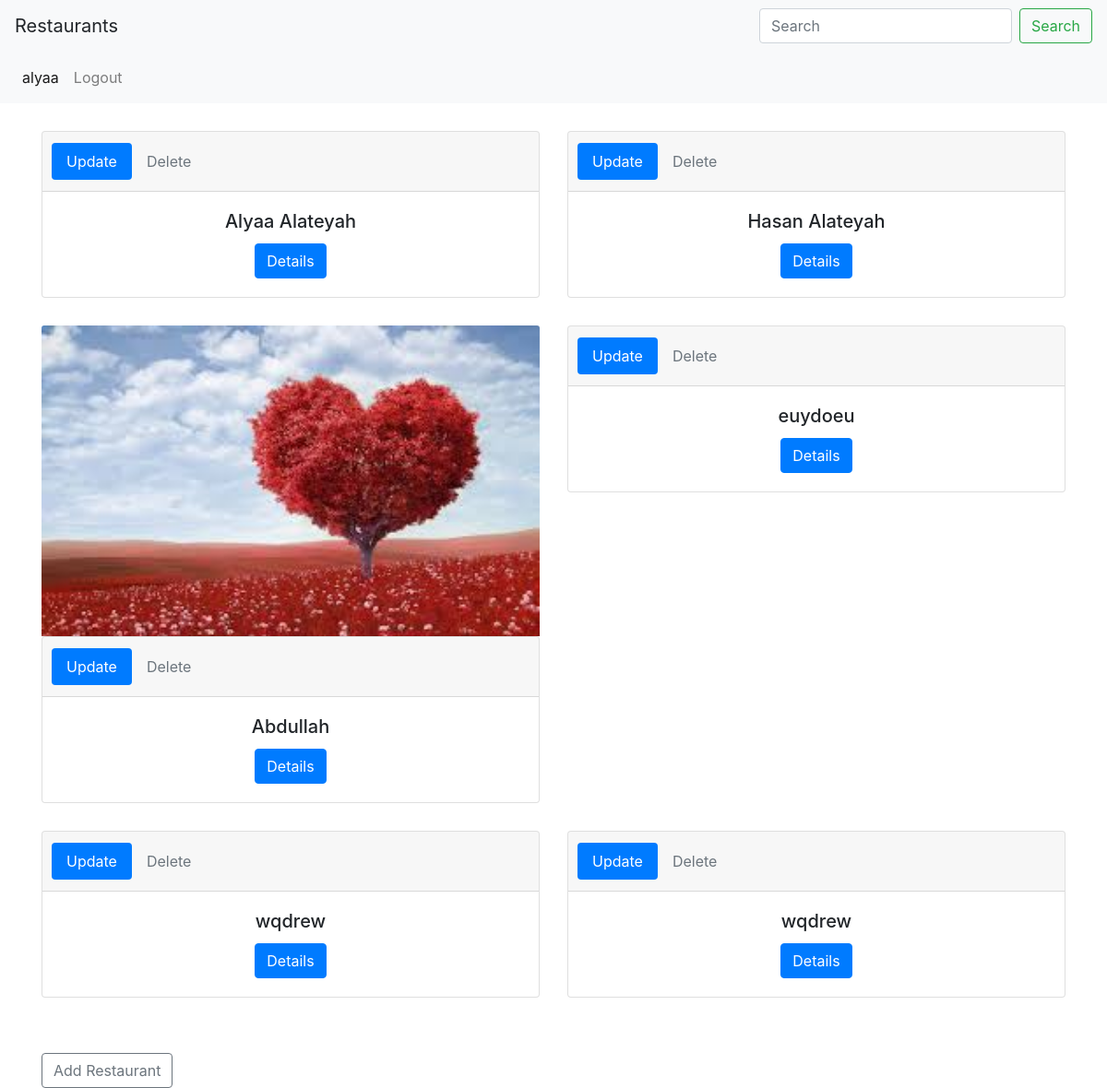
The page /restaurants/ (signed in) on the database its author committed.
### restaurants/models.py (models this page shows, shortened)
class Restaurant(models.Model):
	name = models.CharField(max_length=200)
	description = models.TextField(max_length=500)
	image = models.ImageField(null=True, blank=True)
	opening_time = models.TimeField()
	closing_time = models.TimeField()
	owner = models.ForeignKey(User, on_delete=models.CASCADE, null=True)

### restaurants/views.py (the view)
# urls.py: path('restaurants/', views.list, name="restaurant_list"),
def list(request):
	if request.user.is_anonymous:
		return redirect("login")
	context = {
		'restaurants': Restaurant.objects.all(),
	}
	return render (request, 'restaurant.html', context)

### restaurants/templates/restaurant.html
{% extends "base.html" %}
{% block details %}
		<div class="container">
			  <div class="row">
				{% for restaurant in restaurants %}
					<div class="col-md-6" style='margin-top:30px'>
					    {% if restaurant.image %}
					    	<img class="card-img-top" src="{{restaurant.image.url}}" alt="Card image cap">
					    {% endif %}
					    	<div class="card text-center">
							  <div class="card-header">
							    <ul class="nav nav-pills card-header-pills">
							      <li class="nav-item">
							        <a class="nav-link active" href="{% url 'update_form' restaurant_id=restaurant.id %}">Update</a>
							      </li>
							      <li class="nav-item">
							        <a class="nav-link disabled" href="{% url 'delete' restaurant_id=restaurant.id %}">Delete</a>
							      </li>
							    </ul>
							  </div>
							  <div class="card-body">
							    <h5 class="card-title">{{restaurant.name}}</h5>
							    <a href="{% url 'restaurant_detail' y=restaurant.id%}" class="btn btn-primary">Details</a>
							  </div>
							</div>
						</div>
					{% endfor %}
				  </div>
				  <div style='margin-top:60px' class="row">
				    <div class="col-sm">
						<a href="{% url 'restaurant_form'%}"><button type="button" class="btn btn-outline-secondary">Add Restaurant</button></a>
				    </div>
				  </div>
		</div>
{% endblock details %}

### restaurants/templates/base.html (shortened to what this page needs)
<!DOCTYPE html>
<html>
<head>
	<link rel="stylesheet" href="https://maxcdn.bootstrapcdn.com/bootstrap/4.0.0/css/bootstrap.min.css">
</head>
<body>
	<nav class="navbar navbar-light bg-light justify-content-between">
		<a class="navbar-brand">Restaurants</a>
			<form class="form-inline" action="{% url 'restaurant_list' %}" method="GET">
				<input class="form-control mr-sm-2" type="search" placeholder="Search" aria-label="Search" name="q">
				<input class="btn btn-outline-success my-2 my-sm-0" type="submit" value="Search" />
			</form>
	</nav>
	<nav class="navbar navbar-expand-lg navbar-light bg-light">
	  <div class="collapse navbar-collapse" id="navbarTogglerDemo01">
	    <ul class="navbar-nav mr-auto mt-2 mt-lg-0">
	    	{% if request.user.is_authenticated %}
		      <li class="nav-item active">
		        <a class="nav-link" href="#">{{request.user}}</a>
		      </li>
		      <li class="nav-item">
		        <a class="nav-link" href="{% url 'logout' %}">Logout</a>
		      </li>
	      	{% endif %}
	    </ul>
	  </div>
	</nav>
	{% block details %}
	{% endblock details %}
</body>
</html>

### rows shown on the page
Restaurant: name "Alyaa Alateyah"
Restaurant: name "Hasan Alateyah"
Restaurant: image (picture), name "Abdullah"
Restaurant: name "euydoeu"
Restaurant: name "wqdrew"
Restaurant: name "wqdrew"

### other values the page prints
{{ request.user }} "alyaa"
